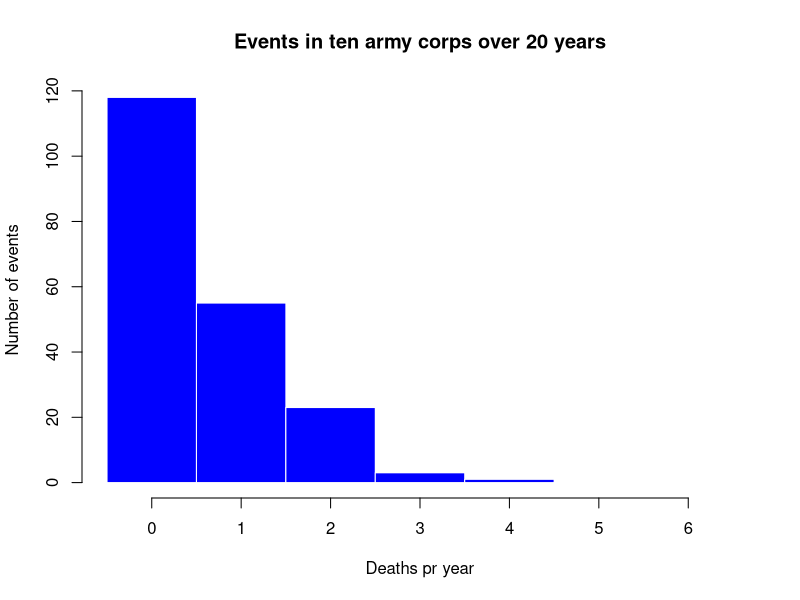
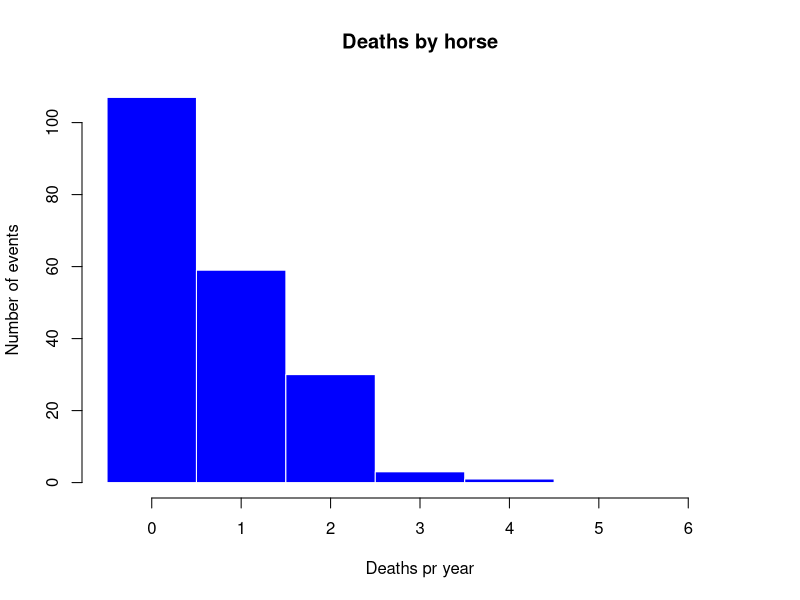

The R source for these figures, in order:
# HEAD
# classical demo of poisson distribution
# the number of Prussian soldiers accidentally killed by horse-kick
png(file = "02_possion_dist_demo.png", units="in", width=7, height=4, res=300)

set.seed(4)
x <- rpois(200, lambda=0.61)
hist(x, 
     breaks = 0:7-0.5,
     col = 'blue',                     # Color of bars
     border = 'white',                  # color of borders around bars
     main='Deaths by horse',
     ylab='Number of events',
     xlab ='Deaths pr year')     

dev.off() # enable this if you want to save a png file (first line also has to be active)

# =======
# classical demo of poisson distribution
# the number of Prussian soldiers accidentally killed by horse-kick

x <- rpois(200, lambda=0.61)
hist(x, 
     breaks = 0:7-0.5,
     col = 'blue',                     # Color of bars
     border = 'white',                  # color of borders around bars
     main='Events in ten army corps over 20 years',
     ylab='Number of events',
     xlab ='Deaths pr year')     
# >>>>>>> 7a717f01a81d670075d2358a7b4644979ab20371
